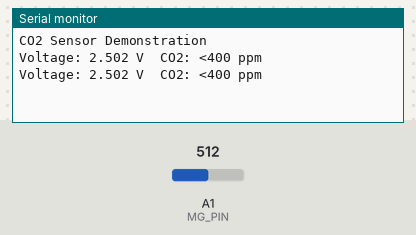
Bench run of a sketch on a simulated Arduino Uno, built with avr-gcc and run on an emulated ATmega328P. Shown: the last lines printed to the serial monitor. The inputs (shaded band) are chosen by the test bench; at power-on: A1 (MG_PIN) = 512.

Above: at 1.2 s.
1.3 s: A1 (MG_PIN) set to 401
At 2.4 s:
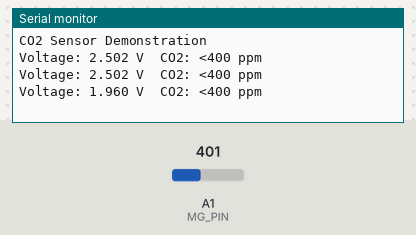
2.8 s: A1 (MG_PIN) set to 374
At 3.8 s:
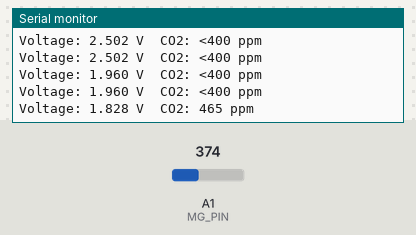

The sketch:

CO2_Sensor.ino
```cpp
#define MG_PIN (A1)           // Analog pin for sensor output
#define BOOL_PIN (2)          // Digital pin for BOOL signal (optional)
#define DC_GAIN (8.5)         // Gain of the sensor's amplifier

#define READ_SAMPLE_INTERVAL (50)   // Interval between sensor readings in ms
#define READ_SAMPLE_TIMES (5)       // Number of samples to average

#define ZERO_POINT_VOLTAGE (0.220)  // Voltage at 400ppm CO2
#define REACTION_VOLTAGE (0.030)    // Voltage change when concentration increases to 1000ppm

// CO2 sensor curve parameters: [a, b, c] where y = a * log(x) + b
float CO2Curve[3] = {2.602, ZERO_POINT_VOLTAGE, (REACTION_VOLTAGE / (2.602 - 3))};

void setup() {
    Serial.begin(9600);                   // Initialize Serial Monitor
    pinMode(BOOL_PIN, INPUT);             // Set BOOL_PIN as input
    digitalWrite(BOOL_PIN, HIGH);         // Enable pull-up resistor on BOOL_PIN (optional)
    Serial.println("CO2 Sensor Demonstration");  // Display introductory message
}

void loop() {
    float volts = MGRead(MG_PIN);         // Read the sensor voltage
    int ppm = MGGetPercentage(volts, CO2Curve);  // Convert voltage to CO2 concentration (ppm)

    // Display the sensor voltage and CO2 concentration
    Serial.print("Voltage: ");
    Serial.print(volts, 3);               // Show voltage with 3 decimal places
    Serial.print(" V  CO2: ");
    if (ppm == -1) {
        Serial.print("<400 ppm");         // If concentration is below 400 ppm, display "<400 ppm"
    } else {
        Serial.print(ppm);                // Show CO2 concentration in ppm
        Serial.print(" ppm");
    }
    Serial.println();

    delay(500);  // Delay between readings
}

// Function to read the analog value from the sensor and calculate voltage
float MGRead(int mg_pin) {
    float v = 0;

    // Average multiple readings for stable results
    for (int i = 0; i < READ_SAMPLE_TIMES; i++) {
        v += analogRead(mg_pin);
        delay(READ_SAMPLE_INTERVAL);  // Short delay between readings
    }
    v = (v / READ_SAMPLE_TIMES) * 5.0 / 1023;  // Convert to voltage (0-5V)
    return v;
}

// Function to calculate CO2 concentration based on the voltage
int MGGetPercentage(float volts, float *pcurve) {
    // If voltage exceeds the ZERO_POINT_VOLTAGE, return -1 (indicating <400 ppm)
    if ((volts / DC_GAIN) >= ZERO_POINT_VOLTAGE) {
        return -1;
    } else {
        // Calculate CO2 concentration using the provided curve (logarithmic model)
        return pow(10, ((volts / DC_GAIN) - pcurve[1]) / pcurve[2] + pcurve[0]);
    }
}
```

Measured:
- the behaviour switches between 383 and 382 on A1 (MG_PIN) (found by bisection; images 1 and 2)
- after the input at 1.3 s, the serial monitor: prints a new line after 0.45 s (image 1)
- after the input at 2.8 s, the serial monitor: prints a new line after 0.46 s (image 2)
